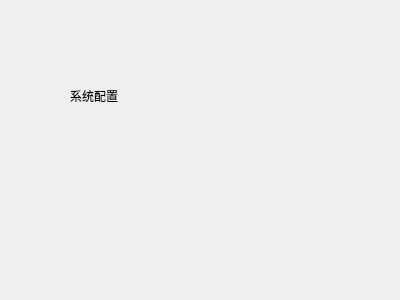
<?xml version="1.0" encoding="UTF-8"?>
<ui version="4.0">
 <class>SystemConfigure</class>
 <widget class="QWidget" name="SystemConfigure">
  <property name="geometry">
   <rect>
    <x>0</x>
    <y>0</y>
    <width>400</width>
    <height>300</height>
   </rect>
  </property>
  <property name="windowTitle">
   <string>SystemConfigure</string>
  </property>
  <widget class="QLabel" name="label">
   <property name="geometry">
    <rect>
     <x>70</x>
     <y>90</y>
     <width>54</width>
     <height>12</height>
    </rect>
   </property>
   <property name="text">
    <string>系统配置</string>
   </property>
  </widget>
 </widget>
 <layoutdefault spacing="6" margin="11"/>
 <resources/>
 <connections/>
</ui>
